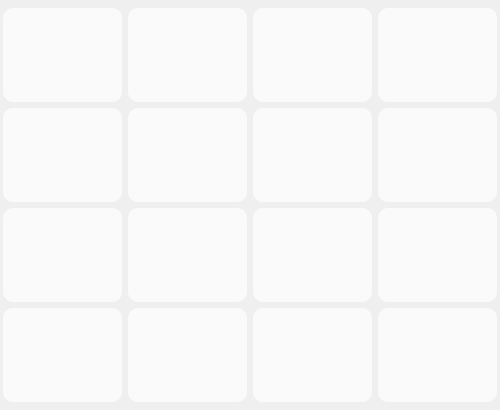
<?xml version="1.0" encoding="UTF-8"?>
<ui version="4.0">
 <class>MemoryGame</class>
 <widget class="QWidget" name="MemoryGame">
  <property name="geometry">
   <rect>
    <x>0</x>
    <y>0</y>
    <width>500</width>
    <height>410</height>
   </rect>
  </property>
  <property name="windowTitle">
   <string>Form</string>
  </property>
  <widget class="QPushButton" name="btn00">
   <property name="geometry">
    <rect>
     <x>0</x>
     <y>5</y>
     <width>125</width>
     <height>100</height>
    </rect>
   </property>
   <property name="styleSheet">
    <string notr="true">border: 0;</string>
   </property>
   <property name="text">
    <string/>
   </property>
  </widget>
  <widget class="QPushButton" name="btn02">
   <property name="geometry">
    <rect>
     <x>250</x>
     <y>5</y>
     <width>125</width>
     <height>100</height>
    </rect>
   </property>
   <property name="styleSheet">
    <string notr="true">border: 0;</string>
   </property>
   <property name="text">
    <string/>
   </property>
  </widget>
  <widget class="QPushButton" name="btn03">
   <property name="geometry">
    <rect>
     <x>375</x>
     <y>5</y>
     <width>125</width>
     <height>100</height>
    </rect>
   </property>
   <property name="styleSheet">
    <string notr="true">border: 0;</string>
   </property>
   <property name="text">
    <string/>
   </property>
  </widget>
  <widget class="QPushButton" name="btn01">
   <property name="geometry">
    <rect>
     <x>125</x>
     <y>5</y>
     <width>125</width>
     <height>100</height>
    </rect>
   </property>
   <property name="styleSheet">
    <string notr="true">border: 0;</string>
   </property>
   <property name="text">
    <string/>
   </property>
  </widget>
  <widget class="QPushButton" name="btn10">
   <property name="geometry">
    <rect>
     <x>0</x>
     <y>105</y>
     <width>125</width>
     <height>100</height>
    </rect>
   </property>
   <property name="styleSheet">
    <string notr="true">border: 0;</string>
   </property>
   <property name="text">
    <string/>
   </property>
  </widget>
  <widget class="QPushButton" name="btn11">
   <property name="geometry">
    <rect>
     <x>125</x>
     <y>105</y>
     <width>125</width>
     <height>100</height>
    </rect>
   </property>
   <property name="styleSheet">
    <string notr="true">border: 0;</string>
   </property>
   <property name="text">
    <string/>
   </property>
  </widget>
  <widget class="QPushButton" name="btn12">
   <property name="geometry">
    <rect>
     <x>250</x>
     <y>105</y>
     <width>125</width>
     <height>100</height>
    </rect>
   </property>
   <property name="styleSheet">
    <string notr="true">border: 0;</string>
   </property>
   <property name="text">
    <string/>
   </property>
  </widget>
  <widget class="QPushButton" name="btn13">
   <property name="geometry">
    <rect>
     <x>375</x>
     <y>105</y>
     <width>125</width>
     <height>100</height>
    </rect>
   </property>
   <property name="styleSheet">
    <string notr="true">border: 0;</string>
   </property>
   <property name="text">
    <string/>
   </property>
  </widget>
  <widget class="QPushButton" name="btn20">
   <property name="geometry">
    <rect>
     <x>0</x>
     <y>205</y>
     <width>125</width>
     <height>100</height>
    </rect>
   </property>
   <property name="styleSheet">
    <string notr="true">border: 0;</string>
   </property>
   <property name="text">
    <string/>
   </property>
  </widget>
  <widget class="QPushButton" name="btn21">
   <property name="geometry">
    <rect>
     <x>125</x>
     <y>205</y>
     <width>125</width>
     <height>100</height>
    </rect>
   </property>
   <property name="styleSheet">
    <string notr="true">border: 0;</string>
   </property>
   <property name="text">
    <string/>
   </property>
  </widget>
  <widget class="QPushButton" name="btn22">
   <property name="geometry">
    <rect>
     <x>250</x>
     <y>205</y>
     <width>125</width>
     <height>100</height>
    </rect>
   </property>
   <property name="styleSheet">
    <string notr="true">border: 0;</string>
   </property>
   <property name="text">
    <string/>
   </property>
  </widget>
  <widget class="QPushButton" name="btn23">
   <property name="geometry">
    <rect>
     <x>375</x>
     <y>205</y>
     <width>125</width>
     <height>100</height>
    </rect>
   </property>
   <property name="styleSheet">
    <string notr="true">border: 0;</string>
   </property>
   <property name="text">
    <string/>
   </property>
  </widget>
  <widget class="QPushButton" name="btn30">
   <property name="geometry">
    <rect>
     <x>0</x>
     <y>305</y>
     <width>125</width>
     <height>100</height>
    </rect>
   </property>
   <property name="styleSheet">
    <string notr="true">border: 0;</string>
   </property>
   <property name="text">
    <string/>
   </property>
  </widget>
  <widget class="QPushButton" name="btn31">
   <property name="geometry">
    <rect>
     <x>125</x>
     <y>305</y>
     <width>125</width>
     <height>100</height>
    </rect>
   </property>
   <property name="styleSheet">
    <string notr="true">border: 0;</string>
   </property>
   <property name="text">
    <string/>
   </property>
  </widget>
  <widget class="QPushButton" name="btn32">
   <property name="geometry">
    <rect>
     <x>250</x>
     <y>305</y>
     <width>125</width>
     <height>100</height>
    </rect>
   </property>
   <property name="styleSheet">
    <string notr="true">border: 0;</string>
   </property>
   <property name="text">
    <string/>
   </property>
  </widget>
  <widget class="QPushButton" name="btn33">
   <property name="geometry">
    <rect>
     <x>375</x>
     <y>305</y>
     <width>125</width>
     <height>100</height>
    </rect>
   </property>
   <property name="styleSheet">
    <string notr="true">border: 0;</string>
   </property>
   <property name="text">
    <string/>
   </property>
  </widget>
  <widget class="QLabel" name="label00">
   <property name="geometry">
    <rect>
     <x>0</x>
     <y>5</y>
     <width>125</width>
     <height>100</height>
    </rect>
   </property>
   <property name="styleSheet">
    <string notr="true">background-color: rgb(250, 250, 250);
border-radius: 10px;
margin: 3px;
background-image: url(:/images/memory-logo.png);
background-repeat: no-repeat;
background-position: center; </string>
   </property>
   <property name="text">
    <string/>
   </property>
   <property name="alignment">
    <set>Qt::AlignCenter</set>
   </property>
  </widget>
  <widget class="QLabel" name="label03">
   <property name="geometry">
    <rect>
     <x>375</x>
     <y>5</y>
     <width>125</width>
     <height>100</height>
    </rect>
   </property>
   <property name="styleSheet">
    <string notr="true">background-color: rgb(250, 250, 250);
border-radius: 10px;
margin: 3px;
background-image: url(:/images/memory-logo.png);
background-repeat: no-repeat;
background-position: center; </string>
   </property>
   <property name="text">
    <string/>
   </property>
   <property name="alignment">
    <set>Qt::AlignCenter</set>
   </property>
  </widget>
  <widget class="QLabel" name="label01">
   <property name="geometry">
    <rect>
     <x>125</x>
     <y>5</y>
     <width>125</width>
     <height>100</height>
    </rect>
   </property>
   <property name="styleSheet">
    <string notr="true">background-color: rgb(250, 250, 250);
border-radius: 10px;
margin: 3px;
background-image: url(:/images/memory-logo.png);
background-repeat: no-repeat;
background-position: center; </string>
   </property>
   <property name="text">
    <string/>
   </property>
   <property name="alignment">
    <set>Qt::AlignCenter</set>
   </property>
  </widget>
  <widget class="QLabel" name="label02">
   <property name="geometry">
    <rect>
     <x>250</x>
     <y>5</y>
     <width>125</width>
     <height>100</height>
    </rect>
   </property>
   <property name="styleSheet">
    <string notr="true">background-color: rgb(250, 250, 250);
border-radius: 10px;
margin: 3px;
background-image: url(:/images/memory-logo.png);
background-repeat: no-repeat;
background-position: center; </string>
   </property>
   <property name="text">
    <string/>
   </property>
   <property name="alignment">
    <set>Qt::AlignCenter</set>
   </property>
  </widget>
  <widget class="QLabel" name="label10">
   <property name="geometry">
    <rect>
     <x>0</x>
     <y>105</y>
     <width>125</width>
     <height>100</height>
    </rect>
   </property>
   <property name="styleSheet">
    <string notr="true">background-color: rgb(250, 250, 250);
border-radius: 10px;
margin: 3px;
background-image: url(:/images/memory-logo.png);
background-repeat: no-repeat;
background-position: center; </string>
   </property>
   <property name="text">
    <string/>
   </property>
   <property name="alignment">
    <set>Qt::AlignCenter</set>
   </property>
  </widget>
  <widget class="QLabel" name="label11">
   <property name="geometry">
    <rect>
     <x>125</x>
     <y>105</y>
     <width>125</width>
     <height>100</height>
    </rect>
   </property>
   <property name="styleSheet">
    <string notr="true">background-color: rgb(250, 250, 250);
border-radius: 10px;
margin: 3px;
background-image: url(:/images/memory-logo.png);
background-repeat: no-repeat;
background-position: center; </string>
   </property>
   <property name="text">
    <string/>
   </property>
   <property name="alignment">
    <set>Qt::AlignCenter</set>
   </property>
  </widget>
  <widget class="QLabel" name="label12">
   <property name="geometry">
    <rect>
     <x>250</x>
     <y>105</y>
     <width>125</width>
     <height>100</height>
    </rect>
   </property>
   <property name="styleSheet">
    <string notr="true">background-color: rgb(250, 250, 250);
border-radius: 10px;
margin: 3px;
background-image: url(:/images/memory-logo.png);
background-repeat: no-repeat;
background-position: center; </string>
   </property>
   <property name="text">
    <string/>
   </property>
   <property name="alignment">
    <set>Qt::AlignCenter</set>
   </property>
  </widget>
  <widget class="QLabel" name="label13">
   <property name="geometry">
    <rect>
     <x>375</x>
     <y>105</y>
     <width>125</width>
     <height>100</height>
    </rect>
   </property>
   <property name="styleSheet">
    <string notr="true">background-color: rgb(250, 250, 250);
border-radius: 10px;
margin: 3px;
background-image: url(:/images/memory-logo.png);
background-repeat: no-repeat;
background-position: center; </string>
   </property>
   <property name="text">
    <string/>
   </property>
   <property name="alignment">
    <set>Qt::AlignCenter</set>
   </property>
  </widget>
  <widget class="QLabel" name="label20">
   <property name="geometry">
    <rect>
     <x>0</x>
     <y>205</y>
     <width>125</width>
     <height>100</height>
    </rect>
   </property>
   <property name="styleSheet">
    <string notr="true">background-color: rgb(250, 250, 250);
border-radius: 10px;
margin: 3px;
background-image: url(:/images/memory-logo.png);
background-repeat: no-repeat;
background-position: center; </string>
   </property>
   <property name="text">
    <string/>
   </property>
   <property name="alignment">
    <set>Qt::AlignCenter</set>
   </property>
  </widget>
  <widget class="QLabel" name="label21">
   <property name="geometry">
    <rect>
     <x>125</x>
     <y>205</y>
     <width>125</width>
     <height>100</height>
    </rect>
   </property>
   <property name="styleSheet">
    <string notr="true">background-color: rgb(250, 250, 250);
border-radius: 10px;
margin: 3px;
background-image: url(:/images/memory-logo.png);
background-repeat: no-repeat;
background-position: center; </string>
   </property>
   <property name="text">
    <string/>
   </property>
   <property name="alignment">
    <set>Qt::AlignCenter</set>
   </property>
  </widget>
  <widget class="QLabel" name="label22">
   <property name="geometry">
    <rect>
     <x>250</x>
     <y>205</y>
     <width>125</width>
     <height>100</height>
    </rect>
   </property>
   <property name="styleSheet">
    <string notr="true">background-color: rgb(250, 250, 250);
border-radius: 10px;
margin: 3px;
background-image: url(:/images/memory-logo.png);
background-repeat: no-repeat;
background-position: center; </string>
   </property>
   <property name="text">
    <string/>
   </property>
   <property name="alignment">
    <set>Qt::AlignCenter</set>
   </property>
  </widget>
  <widget class="QLabel" name="label23">
   <property name="geometry">
    <rect>
     <x>375</x>
     <y>205</y>
     <width>125</width>
     <height>100</height>
    </rect>
   </property>
   <property name="styleSheet">
    <string notr="true">background-color: rgb(250, 250, 250);
border-radius: 10px;
margin: 3px;
background-image: url(:/images/memory-logo.png);
background-repeat: no-repeat;
background-position: center; </string>
   </property>
   <property name="text">
    <string/>
   </property>
   <property name="alignment">
    <set>Qt::AlignCenter</set>
   </property>
  </widget>
  <widget class="QLabel" name="label30">
   <property name="geometry">
    <rect>
     <x>0</x>
     <y>305</y>
     <width>125</width>
     <height>100</height>
    </rect>
   </property>
   <property name="styleSheet">
    <string notr="true">background-color: rgb(250, 250, 250);
border-radius: 10px;
margin: 3px;
background-image: url(:/images/memory-logo.png);
background-repeat: no-repeat;
background-position: center; </string>
   </property>
   <property name="text">
    <string/>
   </property>
   <property name="alignment">
    <set>Qt::AlignCenter</set>
   </property>
  </widget>
  <widget class="QLabel" name="label31">
   <property name="geometry">
    <rect>
     <x>125</x>
     <y>305</y>
     <width>125</width>
     <height>100</height>
    </rect>
   </property>
   <property name="styleSheet">
    <string notr="true">background-color: rgb(250, 250, 250);
border-radius: 10px;
margin: 3px;
background-image: url(:/images/memory-logo.png);
background-repeat: no-repeat;
background-position: center; </string>
   </property>
   <property name="text">
    <string/>
   </property>
   <property name="alignment">
    <set>Qt::AlignCenter</set>
   </property>
  </widget>
  <widget class="QLabel" name="label32">
   <property name="geometry">
    <rect>
     <x>250</x>
     <y>305</y>
     <width>125</width>
     <height>100</height>
    </rect>
   </property>
   <property name="styleSheet">
    <string notr="true">background-color: rgb(250, 250, 250);
border-radius: 10px;
margin: 3px;
background-image: url(:/images/memory-logo.png);
background-repeat: no-repeat;
background-position: center; </string>
   </property>
   <property name="text">
    <string/>
   </property>
   <property name="alignment">
    <set>Qt::AlignCenter</set>
   </property>
  </widget>
  <widget class="QLabel" name="label33">
   <property name="geometry">
    <rect>
     <x>375</x>
     <y>305</y>
     <width>125</width>
     <height>100</height>
    </rect>
   </property>
   <property name="styleSheet">
    <string notr="true">background-color: rgb(250, 250, 250);
border-radius: 10px;
margin: 3px;
background-image: url(:/images/memory-logo.png);
background-repeat: no-repeat;
background-position: center; </string>
   </property>
   <property name="text">
    <string/>
   </property>
   <property name="alignment">
    <set>Qt::AlignCenter</set>
   </property>
  </widget>
  <zorder>label30</zorder>
  <zorder>label31</zorder>
  <zorder>label32</zorder>
  <zorder>label33</zorder>
  <zorder>label23</zorder>
  <zorder>label22</zorder>
  <zorder>label21</zorder>
  <zorder>label20</zorder>
  <zorder>label13</zorder>
  <zorder>label12</zorder>
  <zorder>label11</zorder>
  <zorder>label10</zorder>
  <zorder>label03</zorder>
  <zorder>label02</zorder>
  <zorder>label01</zorder>
  <zorder>label00</zorder>
  <zorder>btn00</zorder>
  <zorder>btn02</zorder>
  <zorder>btn01</zorder>
  <zorder>btn10</zorder>
  <zorder>btn11</zorder>
  <zorder>btn12</zorder>
  <zorder>btn20</zorder>
  <zorder>btn21</zorder>
  <zorder>btn22</zorder>
  <zorder>btn30</zorder>
  <zorder>btn31</zorder>
  <zorder>btn32</zorder>
  <zorder>btn33</zorder>
  <zorder>btn23</zorder>
  <zorder>btn13</zorder>
  <zorder>btn03</zorder>
 </widget>
 <resources/>
 <connections/>
</ui>
